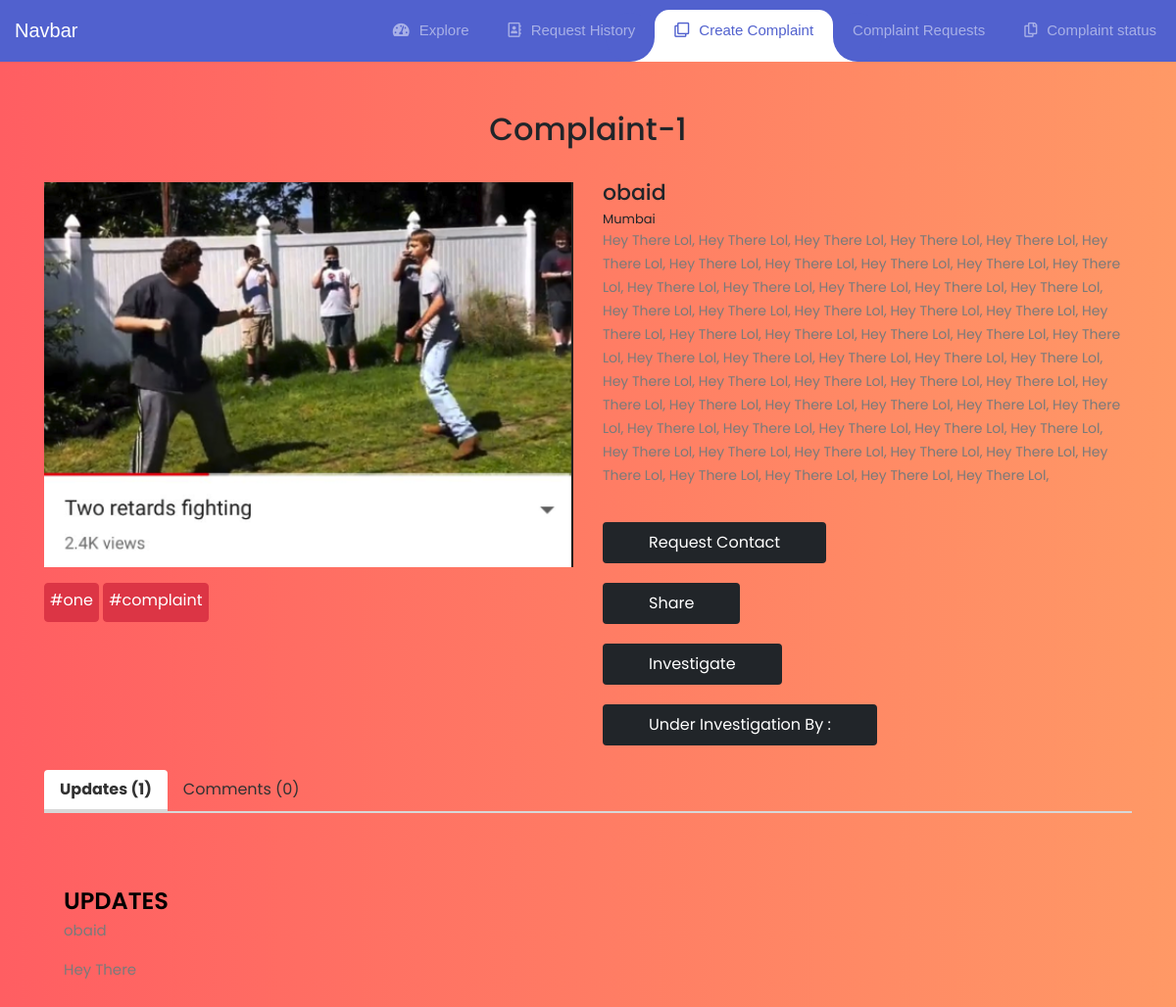
The page /complaints/complaint-1/ on the database its author committed.
### complaints/models.py (models this page shows, shortened)
class Complaint(models.Model):
	complaint_title = 					models.CharField(max_length = 1000, null = True)
	complaint_filer = 					models.ForeignKey(User, null = True, on_delete = models.CASCADE)
	complaint_description = 			models.TextField(null = True)
	complaint_status = 					models.CharField(max_length = 10, default = 'active')
	complaint_request_image = 			models.ImageField(null = True, blank = True, upload_to = 'complaints', default = 'complaints/default-image.jpg')
	complaint_place = 					models.CharField(max_length = 1000, null = True)
	complaint_under_investigation_by = 	models.CharField(max_length = 1000, null = True, blank = True)
	slug = models.SlugField(unique=True, max_length=100)
	tags = TaggableManager()

class Message(models.Model):
	message_user = 			models.ForeignKey(User, null = True, on_delete = models.CASCADE)
	message_complaint = 	models.ForeignKey(Complaint, null = True, on_delete = models.CASCADE)
	message_type = 			models.CharField(max_length = 50, default = "comment")
	message_content = 		models.CharField(max_length = 1000, null = True)

### accounts/models.py (models this page shows, shortened)
class User(AbstractUser):
	role_choices = (
		('Normal user/Victim', 'Normal user/Victim'),
		('NGO/Activist/Mod', 'NGO/Activist/Mod'),
	)
	user_phone = 				models.CharField(max_length = 200, unique = True, null = True, blank = True)
	user_other =  				models.TextField(null = True, blank = True)
	user_profile_image =  		models.ImageField(null = True, upload_to = 'profiles', default = 'profiles/default-image.jpg')
	user_role = 				models.CharField(max_length = 50, null = True, choices = role_choices)
	user_description = 			models.TextField(null = True, blank = True)
	user_address = 				models.CharField(max_length = 100, null = True, blank = True)
	slug = 						models.SlugField(unique=True, max_length=100, default='some string')

### complaints/views.py (the view)
# urls.py: path('<str:complaint_slug>/', views.showComplaintDetail, name='show-complaint-detail'),
def showComplaintDetail(request, complaint_slug):
	context = complaint_detail_components(request, complaint_slug)
	return render(request, 'complaints/complaint_detail.html', context)

### complaints/views.py (called while the page is built)
def complaint_detail_components(request, complaint_slug):
	complaint = Complaint.objects.get(slug = complaint_slug)
	updates = Message.objects.filter(message_type = "update", message_complaint = complaint)
	comments = Message.objects.filter(message_type = "comment", message_complaint = complaint)
	total_updates = len(updates)
	total_comments = len(comments)
	return {'complaint':complaint, 'updates':updates, 'comments':comments, 'total_updates':total_updates,
	'total_comments':total_comments, 'current_complaint_link':"http://127.0.0.1:8000/complaints/"+complaint.slug}

### complaints/templates/complaints/complaint_detail.html (shortened to what this page needs)
{% load static %}
{% include 'accounts/main.html' %}
{% block content %}
<link rel="stylesheet" type="text/css" href="https://cdnjs.cloudflare.com/ajax/libs/font-awesome/5.12.1/css/all.min.css">
<link rel="stylesheet" type="text/css" href="https://cdnjs.cloudflare.com/ajax/libs/OwlCarousel2/2.3.4/assets/owl.carousel.min.css">
<link rel="stylesheet" type="text/css" href="https://cdnjs.cloudflare.com/ajax/libs/OwlCarousel2/2.3.4/assets/owl.theme.default.min.css"><div class="pd-wrap">
<link rel="stylesheet" href="https://cdnjs.cloudflare.com/ajax/libs/font-awesome/4.7.0/css/font-awesome.min.css">
<div class="container">
	<div class="heading-section">
		<h2>{{complaint.complaint_title}}</h2>
	</div>
	<div class="row">
		<div class="col-md-6">
			<div class="mb-3">
				<div class="item">
					<img src="{% static 'images/' %}{{complaint.complaint_request_image}}" width="100%" height="100%">
				</div>
			</div>
			{% for tag in complaint.tags.all %}
			<div class="btn btn-danger mb-3" style="height: 40px; padding: 5px;">#{{ tag }}</div>
			{% endfor %}
		</div>
		<div class="col-md-6">
			<div class="product-dtl">
				<div class="product-info">
					<div class="product-name">{{complaint.complaint_filer}}</div>
					<div class="reviews-counter">
						<span>{{complaint.complaint_place}}</span>
					</div>
				</div>
				<p>{{complaint.complaint_description}}</p>
				<div class="row">
					<div class="col-md-6">
						<a href="{% url 'accounts:profile-view' complaint.complaint_filer %}" class="round-black-btn">Request Contact</a>
					</div>
				</div>
				<div class="row">
					<div class="col">
							<button type="button" class="round-black-btn" data-toggle="modal" data-target="#exampleModalCenter">
								Share
							</button>
					</div>
				</div>
				<div class="row">
					<div class="col">
						{% if profile != request.user and not investigastion_ongoing_by_curr %}
						<button data-profile="{{complaint.id}}" class="round-black-btn investigate">Investigate</button>
						{% elif investigastion_ongoing_by_curr %}
						<button class="round-black-btn under-investigation">Under Investigation</button>
						{% endif %}
					</div>
				</div>
				<div class="row">
					<div class="col">
						<a href="#" class="round-black-btn">Under Investigation By : </a>
					</div>
				</div>
			</div>
		</div>
	</div>
	<div class="product-info-tabs">
		<ul class="nav nav-tabs" id="myTab" role="tablist">
			<li class="nav-item">
				<a class="nav-link active" id="description-tab" data-toggle="tab" href="#description" role="tab" aria-controls="description" aria-selected="true">Updates ({{total_updates}})</a>
			</li>
			<li class="nav-item">
				<a class="nav-link" id="review-tab" data-toggle="tab" href="#review" role="tab" aria-controls="review" aria-selected="false">Comments ({{total_comments}})</a>
			</li>
		</ul>
		<div class="tab-content" id="myTabContent">
			<div class="tab-pane fade show active" id="description" role="tabpanel" aria-labelledby="description-tab">
				<div class="review-heading mt-5">UPDATES</div>
				{% for i in updates %}
				<p class="mb-3">{{i.message_user}}</p>
				<p class="mb-20">{{i.message_content}}</p>
				{% endfor %}
			</div>
		</div>
	</div>
</div>
<link rel="stylesheet" href="http://code.jquery.com/ui/1.10.2/themes/smoothness/jquery-ui.css" />
{% endblock %}

### accounts/templates/accounts/main.html (shortened to what this page needs)
{% load static %}
<!DOCTYPE html>
<html>
<head>
    <link rel="stylesheet" type="text/css" href="https://cdnjs.cloudflare.com/ajax/libs/font-awesome/4.7.0/css/font-awesome.min.css">
    <link rel="stylesheet" href="https://stackpath.bootstrapcdn.com/bootstrap/4.3.1/css/bootstrap.min.css">
	<link rel="stylesheet" type="text/css" href="https://stackpath.bootstrapcdn.com/bootstrap/4.0.0/js/bootstrap.bundle.min.js">
    <link rel="stylesheet" type="text/css" href="{% static 'main.css' %}">
    <link rel="stylesheet" type="text/css" href="https://cdnjs.cloudflare.com/ajax/libs/jquery/3.2.1/jquery.min.js">
    <link rel="stylesheet" href="https://unpkg.com/dropzone@5/dist/min/dropzone.min.css" type="text/css" />
</head>
<body style="background: #ff9966;  /* fallback for old browsers */
background: -webkit-linear-gradient(to right, #ff5e62, #ff9966);  /* Chrome 10-25, Safari 5.1-6 */
background: linear-gradient(to right, #ff5e62, #ff9966); /* W3C, IE 10+/ Edge, Firefox 16+, Chrome 26+, Opera 12+, Safari 7+ */
">
	{% include 'accounts/navbar.html' %}
</body>
</html>

### accounts/templates/accounts/navbar.html (shortened to what this page needs)
{% load static %}
<nav class="navbar navbar-expand-custom navbar-mainbg">
	<a class="navbar-brand navbar-logo" href="#">Navbar</a>
	<div class="collapse navbar-collapse" id="navbarSupportedContent">
		<ul class="navbar-nav ml-auto" id="navbar-menu">
			<div class="hori-selector">
				<div class="left"></div>
				<div class="right"></div>
			</div>
			<li class="nav-item">
				<a class="nav-link" href="{% url 'complaints:explore-complaints' %}"><i class="fas fa-tachometer-alt"></i>Explore</a>
			</li>
			<li class="nav-item">
				<a class="nav-link" href="javascript:void(0);"><i class="far fa-address-book"></i>Request History</a>
			</li>
			<li class="nav-item">
				<a class="nav-link" href="{% url 'complaints:create-complaint' %}"><i class="far fa-clone"></i>Create Complaint</a>
			</li>
			<li class="nav-item">
				{% if request.user.user_role == 'Normal user/Victim' %}
				<a class="nav-link" href="{% url 'user_requests:show-contact-requests' %}">Contact Requests</a>
				{% else  %}
				<a class="nav-link" href="{% url 'user_requests:show-complaint-requests' %}">Complaint Requests</a>
				{% endif %}
			</li>
			<li class="nav-item">
				<a class="nav-link" href="javascript:void(0);"><i class="far fa-copy"></i>Complaint status</a>
			</li>
		</ul>
	</div>
</nav>

### static/css/main.css (style rules this page uses)
body { background: #FFFAF0; }
body { background: #ffc107; font-family: Arial, Helvetica, sans-serif }

### accounts/templates/accounts/main.html (style rules this page uses)
body { background: #FFFAF0; }
body { background: #ffc107; font-family: Arial, Helvetica, sans-serif }

### accounts/templates/accounts/navbar.html (style rules this page uses)
.navbar-logo { padding: 15px; color: #fff; }
.navbar-mainbg { background-color: #5161ce; padding: 0px; }
#navbarSupportedContent { overflow: hidden; position: relative; }
#navbarSupportedContent ul { padding: 0px; margin: 0px; }
#navbarSupportedContent ul li a i { margin-right: 10px; }
#navbarSupportedContent li { list-style-type: none; float: left; }
#navbarSupportedContent ul li a { color: rgba(255,255,255,0.5); text-decoration: none; font-size: 15px; display: block; padding: 20px 20px; transition-duration:0.6s; transition-timing-function: cubic-bezier(0.68, -0.55, 0.265, 1.55); position: relative; }
#navbarSupportedContent>ul>li.active>a { color: #5161ce; background-color: transparent; transition: all 0.7s; }
.hori-selector { display:inline-block; position:absolute; height: 100%; top: 0px; left: 0px; transition-duration:0.6s; transition-timing-function: cubic-bezier(0.68, -0.55, 0.265, 1.55); background-color: #fff; border-top-left-radius: 15px; border-top-right-radius: 15px; margin-top: 10px; }
.hori-selector .right, .hori-selector .left { position: absolute; width: 25px; height: 25px; background-color: #fff; bottom: 10px; }
.hori-selector .right { right: -25px; }
.hori-selector .left { left: -25px; }
.hori-selector .right:before, .hori-selector .left:before { content: ''; position: absolute; width: 50px; height: 50px; border-radius: 50%; background-color: #5161ce; }
.hori-selector .right:before { bottom: 0; right: -25px; }
.hori-selector .left:before { bottom: 0; left: -25px; }
@media (min-width: 992px) { .navbar-expand-custom { -ms-flex-flow: row nowrap; flex-flow: row nowrap; -ms-flex-pack: start; justify-content: flex-start; } }
@media (min-width: 992px) { .navbar-expand-custom .navbar-nav { -ms-flex-direction: row; flex-direction: row; } }
@media (min-width: 992px) { .navbar-expand-custom .navbar-collapse { display: -ms-flexbox!important; display: flex!important; -ms-flex-preferred-size: auto; flex-basis: auto; } }

### complaints/templates/complaints/complaint_detail.html (style rules this page uses)
.pd-wrap { padding: 40px 0; font-family: 'Poppins', sans-serif; }
.heading-section { text-align: center; margin-bottom: 20px; }
.heading-section h2 { font-size: 32px; font-weight: 500; padding-top: 10px; padding-bottom: 15px; font-family: 'Poppins', sans-serif; }
.product-name { font-size: 22px; font-weight: 500; line-height: 22px; margin-bottom: 4px; }
.product-info { width: 100%; }
.reviews-counter { font-size: 13px; }
.reviews-counter span { vertical-align: -2px; }
.product-dtl p { font-size: 14px; line-height: 24px; color: #7a7a7a; }
.round-black-btn { border-radius: 4px; background: #212529; color: #fff; padding: 7px 45px; display: inline-block; margin-top: 20px; border: solid 2px #212529; transition: all 0.5s ease-in-out 0s; }
.product-info-tabs { margin-top: 25px; }
.product-info-tabs .nav-tabs { border-bottom: 2px solid #d8d8d8; }
.product-info-tabs .nav-tabs .nav-item { margin-bottom: 0; }
.product-info-tabs .nav-tabs .nav-link { border: none; border-bottom: 2px solid transparent; color: #323232; }
.product-info-tabs .nav-tabs .nav-item.show .nav-link, .product-info-tabs .nav-tabs .nav-link.active, .product-info-tabs .nav-tabs .nav-link.active:hover { border: none; border-bottom: 2px solid #d8d8d8; font-weight: bold; }
.product-info-tabs .tab-content .tab-pane { padding: 30px 20px; font-size: 15px; line-height: 24px; color: #7a7a7a; }
.mb-20 { margin-bottom: 20px; }
.review-heading { font-size: 24px; font-weight: 600; line-height: 24px; margin-bottom: 6px; text-transform: uppercase; color: #000; }

### rows shown on the page
Complaint: complaint_title "Complaint-1", complaint_request_image (picture), complaint_filer "obaid", complaint_place "Mumbai", complaint_description "Hey There Lol, Hey There Lol, Hey There Lol, Hey There Lol, Hey There Lol, Hey There Lol, Hey There Lol, Hey There Lol, Hey There Lol, Hey There Lol, Hey There Lol, Hey There Lol, Hey There Lol, Hey There Lol, Hey There Lol, Hey There Lol, Hey There Lol, Hey There Lol, Hey There Lol, Hey There Lol, Hey There Lol, Hey There Lol, Hey There Lol, Hey There Lol, Hey There Lol, Hey There Lol, Hey There Lol, Hey There Lol, Hey There Lol, Hey There Lol, Hey There Lol, Hey There Lol, Hey There Lol, Hey There Lol, Hey There Lol, Hey There Lol, Hey There Lol, Hey There Lol, Hey There Lol, Hey There Lol, Hey There Lol, Hey There Lol, Hey There Lol, Hey There Lol, Hey There Lol, Hey There Lol, Hey There…"
Tag: name "one"
Tag: name "complaint"
Message: message_user "obaid", message_content "Hey There"

### other values the page prints
{{ total_updates }} "1"
{{ total_comments }} "0"
